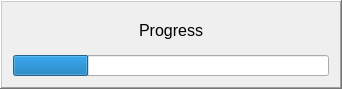
<?xml version="1.0" encoding="UTF-8"?>
<ui version="4.0">
 <class>QRKProgress</class>
 <widget class="QWidget" name="QRKProgress">
  <property name="windowModality">
   <enum>Qt::ApplicationModal</enum>
  </property>
  <property name="geometry">
   <rect>
    <x>0</x>
    <y>0</y>
    <width>342</width>
    <height>89</height>
   </rect>
  </property>
  <property name="sizePolicy">
   <sizepolicy hsizetype="Fixed" vsizetype="Fixed">
    <horstretch>0</horstretch>
    <verstretch>0</verstretch>
   </sizepolicy>
  </property>
  <property name="windowTitle">
   <string>FvUpdateDownloadProgress</string>
  </property>
  <layout class="QGridLayout" name="gridLayout">
   <property name="leftMargin">
    <number>0</number>
   </property>
   <property name="topMargin">
    <number>0</number>
   </property>
   <property name="rightMargin">
    <number>0</number>
   </property>
   <property name="bottomMargin">
    <number>0</number>
   </property>
   <property name="spacing">
    <number>0</number>
   </property>
   <item row="0" column="0">
    <widget class="QFrame" name="frame">
     <property name="frameShape">
      <enum>QFrame::WinPanel</enum>
     </property>
     <property name="frameShadow">
      <enum>QFrame::Raised</enum>
     </property>
     <layout class="QVBoxLayout" name="verticalLayout">
      <property name="spacing">
       <number>8</number>
      </property>
      <item>
       <widget class="QLabel" name="label">
        <property name="font">
         <font>
          <pointsize>12</pointsize>
         </font>
        </property>
        <property name="layoutDirection">
         <enum>Qt::LeftToRight</enum>
        </property>
        <property name="frameShape">
         <enum>QFrame::NoFrame</enum>
        </property>
        <property name="frameShadow">
         <enum>QFrame::Plain</enum>
        </property>
        <property name="text">
         <string>Progress</string>
        </property>
        <property name="alignment">
         <set>Qt::AlignCenter</set>
        </property>
       </widget>
      </item>
      <item>
       <widget class="QProgressBar" name="progress">
        <property name="font">
         <font>
          <pointsize>8</pointsize>
         </font>
        </property>
        <property name="value">
         <number>24</number>
        </property>
        <property name="textVisible">
         <bool>false</bool>
        </property>
        <property name="invertedAppearance">
         <bool>false</bool>
        </property>
       </widget>
      </item>
     </layout>
    </widget>
   </item>
  </layout>
 </widget>
 <layoutdefault spacing="6" margin="11"/>
 <resources/>
 <connections/>
</ui>
